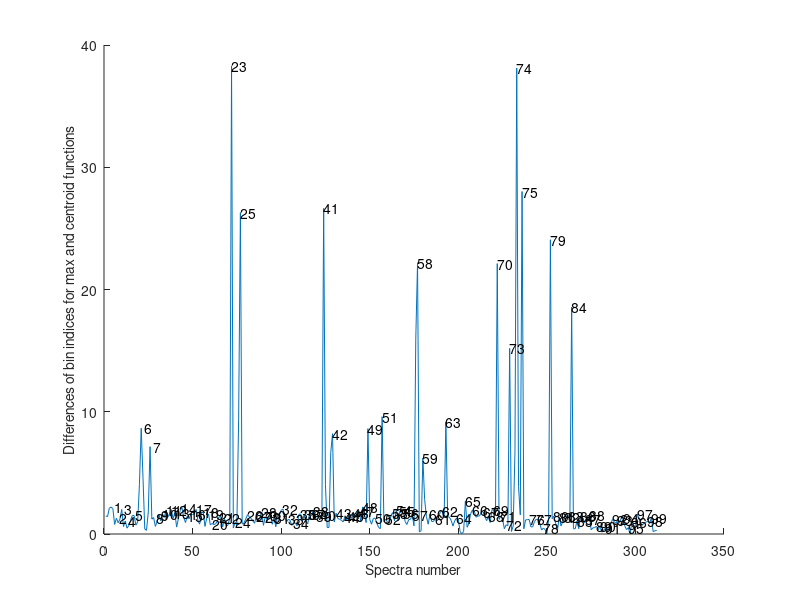

This chart was generated by the following MATLAB code: (Note: this script raises an error after producing the figure.)
%% Spectra_Data
%  Script that converts raw spectra from the SpinnerLidar to the
%  line-of-sight wind speeds

close all; clc;

%% Reading the line-of-sight data of the SpinnerLidar

spinnerlidar_data    = dlmread('SpinnerLidar_Data_1s.txt');
spinnerlidar_spectra = dlmread('SpinnerLidar_Spectra_1s.txt');

index       = spinnerlidar_data(:,1);  % Lidar measurement index
vlos      	= spinnerlidar_data(:,3);  % Line-of-sight measurement
sx          = spinnerlidar_data(:,7);  % Laser pointing unit vector x-component
sy         	= spinnerlidar_data(:,8);  % Laser pointing unit vector y-component
focus       = spinnerlidar_data(:,9);  % Focus distance of Lidar

sz          = sqrt(1-sx.^2-sy.^2);
x           =  sz.*focus;
y           = -sy.*focus;
z           =  sx.*focus;
               
%% Reading the spectrum data of the SpinnerLidar

bins     = 256;             % amount of bins in each spectrum
bandwith = 25e6;            % frequency bandwith of the spectra
lambda  = 1560e-9;          % wavelength of the laser light

%%Step 1: noise cancelling by discarding all bins below mean*1.1 per spectra
for pos = 1:312
    spinner_noiseCancelled(pos,:) = spinnerlidar_spectra(pos,:)-1.1*mean(spinnerlidar_spectra(pos,:));
    spinner_noiseCancelled(spinner_noiseCancelled<0) = 0;
%    figures created once in directory
%    figure('visible','off')
%    plot(spinner_noiseCancelled(pos,:));
%    saveas(gcf,strcat('figures/spectra_noisecancels_normed_',num2str(pos) ,'.jpg'));
end;

%% Step 2
% Calculate the frequency resolution of the spectra, the Doppler frequency of each
% bin and from that the wind speed corresponding to each bin:
c = 3*10^8;
f_0 = c/lambda;
lambda_0 = c/f_0;
for bin=1:256
    f_d(bin,1) = (bin-1)/bins*bandwith;
    v(bin,1) = f_d(bin,1) *lambda_0; %divided by 2?
end;

%% Finding the spectra peaks and visualize


%%Step 3: apply centroid method
for pos = 1:312 
    spinnerSum = sum(spinner_noiseCancelled(pos,:));
    spinner_noiseCancelled_normed(pos,:) = spinner_noiseCancelled(pos,:)/spinnerSum;
end;

for pos = 1:312
    f_peak(pos,1) = sum(spinner_noiseCancelled_normed(pos,:)*f_d(:))/sum(spinner_noiseCancelled_normed(pos,:));
end;

%detect centroid failures
for pos = 1:312
    maxIndex= find(spinner_noiseCancelled_normed(pos,:) == max(spinner_noiseCancelled_normed(pos,:))); 
    centroidIndex= f_peak(pos)/bandwith*bins;
    failures(pos,1) = abs(centroidIndex-maxIndex);
end;
figure();
hold on;
plot(failures);
[pks,locs] = findpeaks(failures);
text(locs+.02,pks,num2str((1:numel(pks))'));
xlabel('Spectra number','fontsize',10)
ylabel('Differences of bin indices for max and centroid functions','fontsize',10)
hold off;

%%Step 4: Calc centroid velocity for correlation with lidar measured speeds
vlos_centroid(:,1) = f_peak(:,1) *lambda_0; %divided by 2?

%% Plotting
Correlation(vlos,vlos_centroid);

Rosette_Scan_Plot(y,z,vlos,...
        'coloraxis',[5 10],...
        'rosettebackground',y,z,...
        'meshgridvector',(-1:0.1:1)*unique(focus)/2);